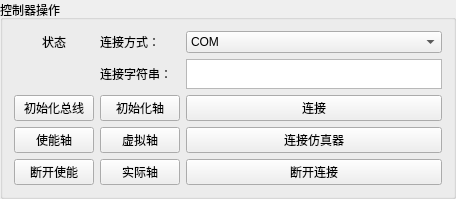
               <widget class="QGroupBox" name="groupBox_2">
                <property name="sizePolicy">
                 <sizepolicy hsizetype="Preferred" vsizetype="Preferred">
                  <horstretch>1</horstretch>
                  <verstretch>0</verstretch>
                 </sizepolicy>
                </property>
                <property name="title">
                 <string>控制器操作</string>
                </property>
                <layout class="QGridLayout" name="gridLayout_3">
                 <item row="0" column="0">
                  <layout class="QGridLayout" name="gridLayout_6">
                   <item row="3" column="4">
                    <widget class="QPushButton" name="btnConnect_2">
                     <property name="text">
                      <string>连接</string>
                     </property>
                    </widget>
                   </item>
                   <item row="0" column="2">
                    <widget class="QLabel" name="label_13">
                     <property name="text">
                      <string>连接方式：</string>
                     </property>
                    </widget>
                   </item>
                   <item row="4" column="4">
                    <widget class="QPushButton" name="btnConnectSimulation_2">
                     <property name="text">
                      <string>连接仿真器</string>
                     </property>
                    </widget>
                   </item>
                   <item row="5" column="1">
                    <widget class="QPushButton" name="btnDisableAxis_2">
                     <property name="text">
                      <string>断开使能</string>
                     </property>
                    </widget>
                   </item>
                   <item row="2" column="4">
                    <widget class="QTextEdit" name="txtEditConnectContent_2">
                     <property name="minimumSize">
                      <size>
                       <width>0</width>
                       <height>0</height>
                      </size>
                     </property>
                     <property name="maximumSize">
                      <size>
                       <width>16777215</width>
                       <height>30</height>
                      </size>
                     </property>
                    </widget>
                   </item>
                   <item row="3" column="1">
                    <widget class="QPushButton" name="btnInitBus_2">
                     <property name="text">
                      <string>初始化总线</string>
                     </property>
                    </widget>
                   </item>
                   <item row="3" column="2">
                    <widget class="QPushButton" name="btnInitAxis_2">
                     <property name="text">
                      <string>初始化轴</string>
                     </property>
                    </widget>
                   </item>
                   <item row="0" column="4">
                    <widget class="QComboBox" name="cBoxConnectType_2">
                     <item>
                      <property name="text">
                       <string>COM</string>
                      </property>
                     </item>
                     <item>
                      <property name="text">
                       <string>ETH</string>
                      </property>
                     </item>
                     <item>
                      <property name="text">
                       <string>USB</string>
                      </property>
                     </item>
                     <item>
                      <property name="text">
                       <string>PCI</string>
                      </property>
                     </item>
                     <item>
                      <property name="text">
                       <string>LOCAL</string>
                      </property>
                     </item>
                    </widget>
                   </item>
                   <item row="0" column="1">
                    <widget class="QLabel" name="label_15">
                     <property name="layoutDirection">
                      <enum>Qt::LayoutDirection::LeftToRight</enum>
                     </property>
                     <property name="text">
                      <string>状态</string>
                     </property>
                     <property name="alignment">
                      <set>Qt::AlignmentFlag::AlignCenter</set>
                     </property>
                    </widget>
                   </item>
                   <item row="2" column="2">
                    <widget class="QLabel" name="label_16">
                     <property name="text">
                      <string>连接字符串：</string>
                     </property>
                    </widget>
                   </item>
                   <item row="2" column="1">
                    <widget class="QLabel" name="ledMotion_2">
                     <property name="layoutDirection">
                      <enum>Qt::LayoutDirection::LeftToRight</enum>
                     </property>
                     <property name="text">
                      <string/>
                     </property>
                     <property name="alignment">
                      <set>Qt::AlignmentFlag::AlignRight|Qt::AlignmentFlag::AlignTrailing|Qt::AlignmentFlag::AlignVCenter</set>
                     </property>
                     <property name="wordWrap">
                      <bool>false</bool>
                     </property>
                    </widget>
                   </item>
                   <item row="5" column="4">
                    <widget class="QPushButton" name="btnDisconnect_2">
                     <property name="text">
                      <string>断开连接</string>
                     </property>
                    </widget>
                   </item>
                   <item row="5" column="2">
                    <widget class="QPushButton" name="btnType65_2">
                     <property name="text">
                      <string>实际轴</string>
                     </property>
                    </widget>
                   </item>
                   <item row="4" column="1">
                    <widget class="QPushButton" name="btnEnableAxis_2">
                     <property name="text">
                      <string>使能轴</string>
                     </property>
                    </widget>
                   </item>
                   <item row="4" column="2">
                    <widget class="QPushButton" name="btnType0_2">
                     <property name="text">
                      <string>虚拟轴</string>
                     </property>
                    </widget>
                   </item>
                  </layout>
                 </item>
                </layout>
               </widget>
